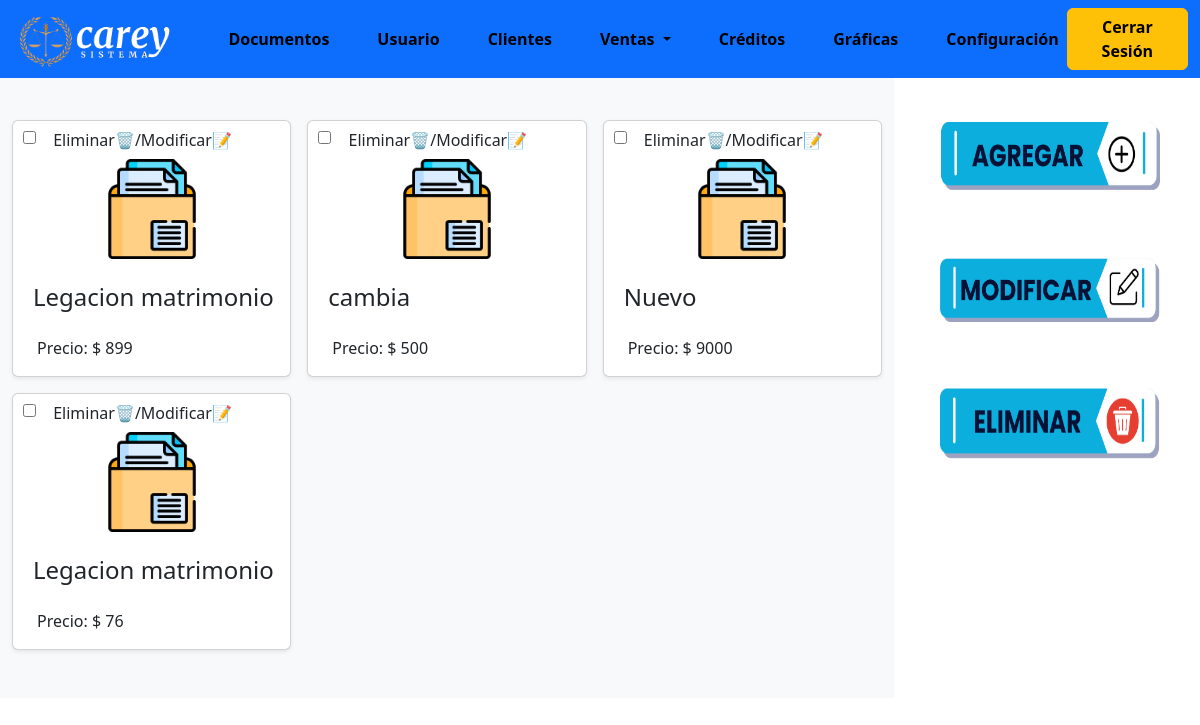
Screenshot of /index.php?module=articulo (signed in) with the database file from the repository.
### tables this page shows
CREATE TABLE `documentos` (
  `id_articulo_documetos` int(11) NOT NULL,
  `nombre` varchar(30) NOT NULL,
  `precio_costo` float NOT NULL,
  `precio_venta` float NOT NULL,
  `descripcion` varchar(100) NOT NULL,
  `tipo` varchar(15) NOT NULL
);

### controller/php/CRUD.php (called while the page is built, shortened)
<?php
function Consulta($query) {
    $conexion = obtenerConexion();
    $resultado = mysqli_query($conexion, $query);
    $resultadosArray = array();
    while ($fila = mysqli_fetch_assoc($resultado)) {
        $resultadosArray[] = $fila;
    }
    return $resultadosArray;
}
?>

### modules/moduloArticulos/Articulos.php (the view, shortened to what this page needs)
<br>
<br>
<br>
<div class="contenido-do row">
  <div class="col-9">
    <div class="album py-5 bg-body-tertiary">
      <div class="container">
        <div class="row row-cols-1 row-cols-sm-2 row-cols-md-3 g-3">
          <?php
          $query = "SELECT * FROM documentos";
          $resultados = Consulta($query);
          foreach ($resultados as $fila) {
          ?>
            <div class="col">
              <div class="card shadow-sm">
                <form id="<?php echo "FormularioEliminar" . $fila['id_articulo_documetos']; ?>" action="modules/moduloArticulos/InsertarDocumentos.php" method="POST">
                  <label>
                    <input type="checkbox" class="bt-5" id="dato" name="dato" value="<?php echo $fila['id_articulo_documetos']; ?>" autocomplete="off">
                    <span class="btn btn-check:checked ">Eliminar&#128465;/Modificar&#x1F4DD;</span>
                  </label>
                  <img class="bd-placeholder-img " src="assets/image/documentos.png" height="100" width="100" style="display: block; margin: 0 auto;">
                  <br>
                  <h4 class="NombreModifica" style="margin-left: 20px;"> <?php echo $fila['nombre']; ?></h4>
                  <div class="card-body">
                    <label style="margin-left: 8px;">Precio:</label>
                    <label>$</label>
                    <label class="card-text PrecioVModificar" style="margin-left: 0px;"><?php echo $fila['precio_venta']; ?> </label>
                  </div>
                </form>
              </div>
            </div>
          <?php
          }
          ?>
        </div>
      </div>
    </div>
  </div>
  <div class="col-3" style="position: fixed; right: 0;">
    <div class="">
      <div class="buttons">
        <a href="#" class="" onclick="ventanaFormulario(event)" style=" margin-bottom: 40px; margin-top: 50px;">
          <img class="" src="assets/image/botonAgregar.png" alt="" width="220px" height="80px" style="display: block;">
        </a>
        <a href="" class="" onclick="Modificar(event)" style="margin-bottom: 60px;">
          <img src="assets/image/botonModificar.png" alt="" width="220px" height="80px" style="display: block;">
        </a>
        <a href="" class="" onclick="Eliminar(event)">
          <img src="assets/image/botonEliminar.png" alt="" width="220px" height="80px">
        </a>
      </div>
    </div>
  </div>
</div>

### index.php (shortened to what this page needs)
<!DOCTYPE html>
<html>
<head>
    <link rel="stylesheet" type="text/css" href="css/EstilosBoton.css">
    <link rel='stylesheet' type='text/css'
        href='https://cdn.jsdelivr.net/npm/bootstrap@5.3.0-alpha3/dist/css/bootstrap.min.css'>
    <link rel="stylesheet" type="text/css" href="css/CSSUsuarios.css">
</head>
<body>
    <?php
    require "controller/php/CRUD.php";
    include_once("controller/php/menu_general.php");
    ?>
</body>
</html>

### controller/php/menu_general.php (shortened to what this page needs)
<?php
if (isset($_GET["module"])) {
    if ($_GET["module"] == 'menu') {
        if ($_SERVER["REQUEST_METHOD"] === "POST") {
            if (isset($_POST["user"]) && isset($_POST["password"])) {
                $user_login = $_POST["user"];
                $password_login = md5($_POST["password"]);
                $SQL = "SELECT id_usuarios, nombre_usuario, contrasena, rol_usuario
                FROM usuarios WHERE nombre_usuario = '$user_login' AND contrasena = '$password_login'";
                $resultado = Consulta($SQL);
                if (!empty($resultado)) {
                    $_SESSION['s1'] = $user_login;
                    $_SESSION['id_user'] = $resultado[0]['id_usuarios'];
                    $_SESSION['rol_usuario'] = $resultado[0]['rol_usuario'];
                    $SQL = "SELECT nombre_usuario, estatus_usuarios
                    FROM usuarios
                    WHERE nombre_usuario = '$user_login' AND estatus_usuarios = 'generica'";
                    $resultado = Consulta($SQL);
                    if (!empty($resultado)) {
                        include_once("view/login/cambioContrasena.php");
                        ?>
                        <script>
                        Swal.fire({
                            position: 'center',
                            icon: 'info',
                            title: 'Tienes un cambio de contraseña pendiente',
                            showConfirmButton: false,
                            timer: 2500
                        })
                        </script>
<?php
                        exit();
                    }else{
                     echo "<script>window.location = 'index.php?module=configuracion'</script>";
                    }
                } else {
                    ?>
                <script>
                Swal.fire({
                    icon: 'error',
                    title: 'Oops...',
                    text: 'Credenciales invalidas!'
                })
                </script>
<?php
                    include_once("view/login/login.php");
                }
            } else {
                include_once("view/login/login.php");
            }
        } else {
            include_once("view/login/login.php");
        }
    } else if ($_GET["module"] == 'recuperarContrasena') {
        include_once("view/login/recuperarcontrasena.php");
    } else {
        if (isset($_SESSION['s1'])) {
            $option = $_GET["module"];
            switch ($option) {
                case 'articulo':
                    include_once("view/menu/menu.php");
                    include_once("modules/moduloArticulos/Articulos.php");
                    break;
                        ?>
<?php
            }
        }
    }
} else {
    include_once("view/login/login.php");
}
?>

### view/menu/menu.php (shortened to what this page needs)
<nav class="navbar navbar-expand-lg bg-primary navbar-static fixed-top" >
    <div class="container-fluid">
        <img src="./assets/image/logo_carey.png" alt="" width="15%"></img>
        <div class="collapse navbar-collapse" id="navbarSupportedContent">
            <ul class="navbar-nav me-auto mb-2 mb-lg-0">
                <li class="nav-item">
                    <a class="nav-link active fw-bold" href="index.php?module=articulo" id="moduloDocumento">Documentos</a>
                </li>
                <ul></ul>
                <li class="nav-item">
                    <a class="nav-link active fw-bold" href="index.php?module=usuario" aria-expanded="false"
                    id="usuario">
                        Usuario
                    </a>
                </li>
                <ul></ul>
                <li class="nav-item">
                    <a class="nav-link active fw-bold" aria-current="page" href="index.php?module=clientes"
                    id="cliente">Clientes</a>
                </li>
                <ul></ul>
                <li class="nav-item dropdown ">
                    <a class="nav-link active dropdown-toggle fw-bold" href="#" role="button" data-bs-toggle="dropdown"
                        aria-expanded="false" id="venta">
                        Ventas
                    </a>
            </li>
            <ul></ul>
            <li class="nav-item">
                <a class="nav-link active fw-bold" aria-current="page" href="index.php?module=creditos" id="creditos">Créditos</a>
            </li>
            <ul></ul>
            <li class="nav-item">
                <a class="nav-link active fw-bold" aria-current="page" href="index.php?module=reporteSemanal" id="grafica">Gráficas</a>
            </li>
            <ul></ul>
            <li class="nav-item">
                <a class="nav-link active fw-bold" aria-current="page" href="index.php?module=configuracion">Configuración</a>
            </li>
            </ul>
            <button class="btn btn-warning fw-bold" type="submit"
            onclick="window.location.href = 'index.php?module=cerrarSesion'">Cerrar Sesión</button>
        </div>
    </div>
</nav>

### css/EstilosBoton.css (style rules this page uses)
.buttons { display: flex; flex-direction: column; align-items: center; height: 30px; width: auto; }
.bt-5 { background-color: green; color: white; margin-left: 10px; }
.container { width: 100%; }

### rows the page displays
documentos: nombre "Legacion matrimonio", precio_venta "899"
documentos: nombre "cambia", precio_venta "500"
documentos: nombre "Nuevo", precio_venta "9000"
documentos: nombre "Legacion matrimonio", precio_venta "76"
